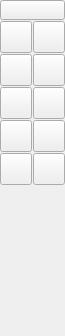
<?xml version="1.0" encoding="UTF-8"?>
<ui version="4.0">
 <class>QG_CadToolBarCircles</class>
 <widget class="QWidget" name="QG_CadToolBarCircles">
  <property name="geometry">
   <rect>
    <x>0</x>
    <y>0</y>
    <width>65</width>
    <height>336</height>
   </rect>
  </property>
  <property name="sizePolicy">
   <sizepolicy hsizetype="Fixed" vsizetype="Minimum">
    <horstretch>0</horstretch>
    <verstretch>0</verstretch>
   </sizepolicy>
  </property>
  <property name="minimumSize">
   <size>
    <width>65</width>
    <height>336</height>
   </size>
  </property>
  <property name="windowTitle">
   <string>Circles</string>
  </property>
  <widget class="QToolButton" name="bBack">
   <property name="geometry">
    <rect>
     <x>0</x>
     <y>0</y>
     <width>65</width>
     <height>20</height>
    </rect>
   </property>
   <property name="maximumSize">
    <size>
     <width>65</width>
     <height>20</height>
    </size>
   </property>
   <property name="toolTip">
    <string>Back to main menu</string>
   </property>
   <property name="text">
    <string/>
   </property>
   <property name="icon">
    <iconset resource="../../../res/extui/extui.qrc">
     <normaloff>:/extui/back.png</normaloff>:/extui/back.png</iconset>
   </property>
   <property name="iconSize">
    <size>
     <width>65</width>
     <height>20</height>
    </size>
   </property>
  </widget>
  <widget class="QToolButton" name="bCircle">
   <property name="geometry">
    <rect>
     <x>0</x>
     <y>21</y>
     <width>32</width>
     <height>32</height>
    </rect>
   </property>
   <property name="maximumSize">
    <size>
     <width>32</width>
     <height>32</height>
    </size>
   </property>
   <property name="toolTip">
    <string>Circle with center and point</string>
   </property>
   <property name="text">
    <string/>
   </property>
   <property name="icon">
    <iconset resource="../../../res/extui/extui.qrc">
     <normaloff>:/extui/circles.png</normaloff>:/extui/circles.png</iconset>
   </property>
   <property name="iconSize">
    <size>
     <width>32</width>
     <height>32</height>
    </size>
   </property>
   <property name="checkable">
    <bool>true</bool>
   </property>
   <property name="autoExclusive">
    <bool>true</bool>
   </property>
  </widget>
  <widget class="QToolButton" name="bCircleCR">
   <property name="geometry">
    <rect>
     <x>33</x>
     <y>21</y>
     <width>32</width>
     <height>32</height>
    </rect>
   </property>
   <property name="maximumSize">
    <size>
     <width>32</width>
     <height>32</height>
    </size>
   </property>
   <property name="toolTip">
    <string>Circle with center and radius</string>
   </property>
   <property name="text">
    <string/>
   </property>
   <property name="icon">
    <iconset resource="../../../res/extui/extui.qrc">
     <normaloff>:/extui/circle_3pts-5.png</normaloff>:/extui/circle_3pts-5.png</iconset>
   </property>
   <property name="iconSize">
    <size>
     <width>24</width>
     <height>24</height>
    </size>
   </property>
   <property name="checkable">
    <bool>true</bool>
   </property>
   <property name="autoExclusive">
    <bool>true</bool>
   </property>
  </widget>
  <widget class="QToolButton" name="bCircle2P">
   <property name="geometry">
    <rect>
     <x>0</x>
     <y>54</y>
     <width>32</width>
     <height>32</height>
    </rect>
   </property>
   <property name="maximumSize">
    <size>
     <width>32</width>
     <height>32</height>
    </size>
   </property>
   <property name="toolTip">
    <string>Circle with two opposite points</string>
   </property>
   <property name="text">
    <string/>
   </property>
   <property name="icon">
    <iconset resource="../../../res/extui/extui.qrc">
     <normaloff>:/extui/circles2p.png</normaloff>:/extui/circles2p.png</iconset>
   </property>
   <property name="iconSize">
    <size>
     <width>32</width>
     <height>32</height>
    </size>
   </property>
   <property name="checkable">
    <bool>true</bool>
   </property>
   <property name="autoExclusive">
    <bool>true</bool>
   </property>
  </widget>
  <widget class="QToolButton" name="bCircle3P">
   <property name="geometry">
    <rect>
     <x>33</x>
     <y>54</y>
     <width>32</width>
     <height>32</height>
    </rect>
   </property>
   <property name="maximumSize">
    <size>
     <width>32</width>
     <height>32</height>
    </size>
   </property>
   <property name="toolTip">
    <string>Circle with three points</string>
   </property>
   <property name="text">
    <string/>
   </property>
   <property name="icon">
    <iconset resource="../../../res/extui/extui.qrc">
     <normaloff>:/extui/circle_3pts.png</normaloff>:/extui/circle_3pts.png</iconset>
   </property>
   <property name="iconSize">
    <size>
     <width>24</width>
     <height>24</height>
    </size>
   </property>
   <property name="checkable">
    <bool>true</bool>
   </property>
   <property name="autoExclusive">
    <bool>true</bool>
   </property>
  </widget>
  <widget class="QToolButton" name="bCircleParallel">
   <property name="geometry">
    <rect>
     <x>0</x>
     <y>87</y>
     <width>32</width>
     <height>32</height>
    </rect>
   </property>
   <property name="maximumSize">
    <size>
     <width>32</width>
     <height>32</height>
    </size>
   </property>
   <property name="toolTip">
    <string>Concentric</string>
   </property>
   <property name="text">
    <string/>
   </property>
   <property name="icon">
    <iconset resource="../../../res/extui/extui.qrc">
     <normaloff>:/extui/circlespara.png</normaloff>:/extui/circlespara.png</iconset>
   </property>
   <property name="iconSize">
    <size>
     <width>32</width>
     <height>32</height>
    </size>
   </property>
   <property name="checkable">
    <bool>true</bool>
   </property>
   <property name="autoExclusive">
    <bool>true</bool>
   </property>
  </widget>
  <widget class="QToolButton" name="bHidden">
   <property name="geometry">
    <rect>
     <x>0</x>
     <y>336</y>
     <width>0</width>
     <height>0</height>
    </rect>
   </property>
   <property name="maximumSize">
    <size>
     <width>0</width>
     <height>0</height>
    </size>
   </property>
   <property name="toolTip">
    <string>Concentric</string>
   </property>
   <property name="text">
    <string notr="true"/>
   </property>
   <property name="iconSize">
    <size>
     <width>0</width>
     <height>0</height>
    </size>
   </property>
   <property name="checkable">
    <bool>true</bool>
   </property>
   <property name="autoExclusive">
    <bool>true</bool>
   </property>
  </widget>
  <widget class="QToolButton" name="bCircleInscribe">
   <property name="geometry">
    <rect>
     <x>33</x>
     <y>87</y>
     <width>32</width>
     <height>32</height>
    </rect>
   </property>
   <property name="maximumSize">
    <size>
     <width>32</width>
     <height>32</height>
    </size>
   </property>
   <property name="toolTip">
    <string>&lt;!DOCTYPE HTML PUBLIC &quot;-//W3C//DTD HTML 4.0//EN&quot; &quot;http://www.w3.org/TR/REC-html40/strict.dtd&quot;&gt;
&lt;html&gt;&lt;head&gt;&lt;meta name=&quot;qrichtext&quot; content=&quot;1&quot; /&gt;&lt;style type=&quot;text/css&quot;&gt;
p, li { white-space: pre-wrap; }
&lt;/style&gt;&lt;/head&gt;&lt;body style=&quot; font-family:'Sans'; font-size:8pt; font-weight:400; font-style:normal;&quot;&gt;
&lt;p style=&quot; margin-top:0px; margin-bottom:0px; margin-left:0px; margin-right:0px; -qt-block-indent:0; text-indent:0px;&quot;&gt;&lt;span style=&quot; font-family:'Sans Serif'; font-size:9pt;&quot;&gt;Draw Circle inscribed in a triangle, &lt;/span&gt;&lt;span style=&quot; font-family:'Sans Serif'; font-size:9pt; font-style:italic;&quot;&gt;i.e.&lt;/span&gt;&lt;span style=&quot; font-family:'Sans Serif'; font-size:9pt;&quot;&gt;, tangential to 3 lines. Please use the newer feature &amp;quot;Circle Tangential 3&amp;quot; instead.&lt;/span&gt;&lt;/p&gt;&lt;/body&gt;&lt;/html&gt;</string>
   </property>
   <property name="text">
    <string/>
   </property>
   <property name="icon">
    <iconset resource="../../../res/extui/extui.qrc">
     <normaloff>:/extui/circleinscribe.png</normaloff>:/extui/circleinscribe.png</iconset>
   </property>
   <property name="iconSize">
    <size>
     <width>32</width>
     <height>32</height>
    </size>
   </property>
   <property name="checkable">
    <bool>true</bool>
   </property>
   <property name="autoExclusive">
    <bool>true</bool>
   </property>
  </widget>
  <widget class="QToolButton" name="bCircleTan2">
   <property name="geometry">
    <rect>
     <x>0</x>
     <y>120</y>
     <width>32</width>
     <height>32</height>
    </rect>
   </property>
   <property name="maximumSize">
    <size>
     <width>32</width>
     <height>32</height>
    </size>
   </property>
   <property name="toolTip">
    <string>&lt;!DOCTYPE HTML PUBLIC &quot;-//W3C//DTD HTML 4.0//EN&quot; &quot;http://www.w3.org/TR/REC-html40/strict.dtd&quot;&gt;
&lt;html&gt;&lt;head&gt;&lt;meta name=&quot;qrichtext&quot; content=&quot;1&quot; /&gt;&lt;style type=&quot;text/css&quot;&gt;
p, li { white-space: pre-wrap; }
&lt;/style&gt;&lt;/head&gt;&lt;body style=&quot; font-family:'Sans'; font-size:9pt; font-weight:400; font-style:normal;&quot;&gt;
&lt;p style=&quot; margin-top:0px; margin-bottom:0px; margin-left:0px; margin-right:0px; -qt-block-indent:0; text-indent:0px;&quot;&gt;&lt;span style=&quot; font-family:'Sans Serif';&quot;&gt;Draw a tangential Circle of two circles, given the radius&lt;/span&gt;&lt;/p&gt;&lt;/body&gt;&lt;/html&gt;</string>
   </property>
   <property name="text">
    <string/>
   </property>
   <property name="icon">
    <iconset resource="../../../res/extui/extui.qrc">
     <normaloff>:/extui/circletan2.png</normaloff>:/extui/circletan2.png</iconset>
   </property>
   <property name="iconSize">
    <size>
     <width>32</width>
     <height>32</height>
    </size>
   </property>
   <property name="checkable">
    <bool>true</bool>
   </property>
   <property name="autoExclusive">
    <bool>true</bool>
   </property>
  </widget>
  <widget class="QToolButton" name="bCircleTan3">
   <property name="geometry">
    <rect>
     <x>33</x>
     <y>153</y>
     <width>32</width>
     <height>32</height>
    </rect>
   </property>
   <property name="maximumSize">
    <size>
     <width>32</width>
     <height>32</height>
    </size>
   </property>
   <property name="toolTip">
    <string>&lt;!DOCTYPE HTML PUBLIC &quot;-//W3C//DTD HTML 4.0//EN&quot; &quot;http://www.w3.org/TR/REC-html40/strict.dtd&quot;&gt;
&lt;html&gt;&lt;head&gt;&lt;meta name=&quot;qrichtext&quot; content=&quot;1&quot; /&gt;&lt;style type=&quot;text/css&quot;&gt;
p, li { white-space: pre-wrap; }
&lt;/style&gt;&lt;/head&gt;&lt;body style=&quot; font-family:'Sans'; font-size:10pt; font-weight:400; font-style:normal;&quot;&gt;
&lt;p style=&quot; margin-top:0px; margin-bottom:0px; margin-left:0px; margin-right:0px; -qt-block-indent:0; text-indent:0px;&quot;&gt;&lt;span style=&quot; font-family:'Sans Serif'; font-size:9pt;&quot;&gt;Draw a tangential Circle of three lines/arcs/circles&lt;/span&gt;&lt;/p&gt;&lt;/body&gt;&lt;/html&gt;</string>
   </property>
   <property name="text">
    <string/>
   </property>
   <property name="icon">
    <iconset resource="../../../res/extui/extui.qrc">
     <normaloff>:/extui/circletan3.png</normaloff>:/extui/circletan3.png</iconset>
   </property>
   <property name="iconSize">
    <size>
     <width>32</width>
     <height>32</height>
    </size>
   </property>
   <property name="checkable">
    <bool>true</bool>
   </property>
   <property name="autoExclusive">
    <bool>true</bool>
   </property>
  </widget>
  <widget class="QToolButton" name="bCircleTan1_2P">
   <property name="geometry">
    <rect>
     <x>0</x>
     <y>153</y>
     <width>32</width>
     <height>32</height>
    </rect>
   </property>
   <property name="maximumSize">
    <size>
     <width>32</width>
     <height>32</height>
    </size>
   </property>
   <property name="toolTip">
    <string>&lt;!DOCTYPE HTML PUBLIC &quot;-//W3C//DTD HTML 4.0//EN&quot; &quot;http://www.w3.org/TR/REC-html40/strict.dtd&quot;&gt;
&lt;html&gt;&lt;head&gt;&lt;meta name=&quot;qrichtext&quot; content=&quot;1&quot; /&gt;&lt;style type=&quot;text/css&quot;&gt;
p, li { white-space: pre-wrap; }
&lt;/style&gt;&lt;/head&gt;&lt;body style=&quot; font-family:'Sans'; font-size:9pt; font-weight:400; font-style:normal;&quot;&gt;
&lt;p style=&quot; margin-top:0px; margin-bottom:0px; margin-left:0px; margin-right:0px; -qt-block-indent:0; text-indent:0px;&quot;&gt;&lt;span style=&quot; font-family:'Sans Serif';&quot;&gt;Draw a tangential Circle of a circle, passing two given points&lt;/span&gt;&lt;/p&gt;&lt;/body&gt;&lt;/html&gt;</string>
   </property>
   <property name="text">
    <string/>
   </property>
   <property name="icon">
    <iconset resource="../../../res/extui/extui.qrc">
     <normaloff>:/extui/circletan1_2p.png</normaloff>:/extui/circletan1_2p.png</iconset>
   </property>
   <property name="iconSize">
    <size>
     <width>32</width>
     <height>32</height>
    </size>
   </property>
   <property name="checkable">
    <bool>true</bool>
   </property>
   <property name="autoExclusive">
    <bool>true</bool>
   </property>
  </widget>
  <widget class="QToolButton" name="bCircleTan2_1P">
   <property name="geometry">
    <rect>
     <x>33</x>
     <y>120</y>
     <width>32</width>
     <height>32</height>
    </rect>
   </property>
   <property name="maximumSize">
    <size>
     <width>32</width>
     <height>32</height>
    </size>
   </property>
   <property name="toolTip">
    <string>&lt;!DOCTYPE HTML PUBLIC &quot;-//W3C//DTD HTML 4.0//EN&quot; &quot;http://www.w3.org/TR/REC-html40/strict.dtd&quot;&gt;
&lt;html&gt;&lt;head&gt;&lt;meta name=&quot;qrichtext&quot; content=&quot;1&quot; /&gt;&lt;style type=&quot;text/css&quot;&gt;
p, li { white-space: pre-wrap; }
&lt;/style&gt;&lt;/head&gt;&lt;body style=&quot; font-family:'Sans'; font-size:9pt; font-weight:400; font-style:normal;&quot;&gt;
&lt;p style=&quot; margin-top:0px; margin-bottom:0px; margin-left:0px; margin-right:0px; -qt-block-indent:0; text-indent:0px;&quot;&gt;&lt;span style=&quot; font-family:'Sans Serif';&quot;&gt;Draw a tangential Circle of two circles, passing a given point&lt;/span&gt;&lt;/p&gt;&lt;/body&gt;&lt;/html&gt;</string>
   </property>
   <property name="text">
    <string/>
   </property>
   <property name="icon">
    <iconset resource="../../../res/extui/extui.qrc">
     <normaloff>:/extui/circletan2_1p.png</normaloff>:/extui/circletan2_1p.png</iconset>
   </property>
   <property name="iconSize">
    <size>
     <width>32</width>
     <height>32</height>
    </size>
   </property>
   <property name="checkable">
    <bool>true</bool>
   </property>
   <property name="autoExclusive">
    <bool>true</bool>
   </property>
  </widget>
 </widget>
 <layoutdefault spacing="6" margin="11"/>
 <tabstops>
  <tabstop>bBack</tabstop>
  <tabstop>bCircle</tabstop>
  <tabstop>bCircleCR</tabstop>
  <tabstop>bCircle2P</tabstop>
  <tabstop>bCircle3P</tabstop>
  <tabstop>bCircleParallel</tabstop>
 </tabstops>
 <resources>
  <include location="../../../res/extui/extui.qrc"/>
 </resources>
 <connections>
  <connection>
   <sender>bCircle</sender>
   <signal>clicked()</signal>
   <receiver>QG_CadToolBarCircles</receiver>
   <slot>drawCircle()</slot>
   <hints>
    <hint type="sourcelabel">
     <x>20</x>
     <y>20</y>
    </hint>
    <hint type="destinationlabel">
     <x>20</x>
     <y>20</y>
    </hint>
   </hints>
  </connection>
  <connection>
   <sender>bCircleCR</sender>
   <signal>clicked()</signal>
   <receiver>QG_CadToolBarCircles</receiver>
   <slot>drawCircleCR()</slot>
   <hints>
    <hint type="sourcelabel">
     <x>53</x>
     <y>40</y>
    </hint>
    <hint type="destinationlabel">
     <x>20</x>
     <y>20</y>
    </hint>
   </hints>
  </connection>
  <connection>
   <sender>bCircle2P</sender>
   <signal>clicked()</signal>
   <receiver>QG_CadToolBarCircles</receiver>
   <slot>drawCircle2P()</slot>
   <hints>
    <hint type="sourcelabel">
     <x>20</x>
     <y>80</y>
    </hint>
    <hint type="destinationlabel">
     <x>20</x>
     <y>20</y>
    </hint>
   </hints>
  </connection>
  <connection>
   <sender>bCircle3P</sender>
   <signal>clicked()</signal>
   <receiver>QG_CadToolBarCircles</receiver>
   <slot>drawCircle3P()</slot>
   <hints>
    <hint type="sourcelabel">
     <x>53</x>
     <y>80</y>
    </hint>
    <hint type="destinationlabel">
     <x>20</x>
     <y>20</y>
    </hint>
   </hints>
  </connection>
  <connection>
   <sender>bCircleParallel</sender>
   <signal>clicked()</signal>
   <receiver>QG_CadToolBarCircles</receiver>
   <slot>drawCircleParallel()</slot>
   <hints>
    <hint type="sourcelabel">
     <x>20</x>
     <y>120</y>
    </hint>
    <hint type="destinationlabel">
     <x>20</x>
     <y>20</y>
    </hint>
   </hints>
  </connection>
  <connection>
   <sender>bCircleInscribe</sender>
   <signal>clicked()</signal>
   <receiver>QG_CadToolBarCircles</receiver>
   <slot>drawCircleInscribe()</slot>
   <hints>
    <hint type="sourcelabel">
     <x>48</x>
     <y>102</y>
    </hint>
    <hint type="destinationlabel">
     <x>32</x>
     <y>167</y>
    </hint>
   </hints>
  </connection>
  <connection>
   <sender>bCircleTan2</sender>
   <signal>clicked()</signal>
   <receiver>QG_CadToolBarCircles</receiver>
   <slot>drawCircleTan2()</slot>
   <hints>
    <hint type="sourcelabel">
     <x>15</x>
     <y>135</y>
    </hint>
    <hint type="destinationlabel">
     <x>32</x>
     <y>167</y>
    </hint>
   </hints>
  </connection>
  <connection>
   <sender>bCircleTan3</sender>
   <signal>clicked()</signal>
   <receiver>QG_CadToolBarCircles</receiver>
   <slot>drawCircleTan3()</slot>
   <hints>
    <hint type="sourcelabel">
     <x>48</x>
     <y>135</y>
    </hint>
    <hint type="destinationlabel">
     <x>32</x>
     <y>167</y>
    </hint>
   </hints>
  </connection>
  <connection>
   <sender>bCircleTan1_2P</sender>
   <signal>clicked()</signal>
   <receiver>QG_CadToolBarCircles</receiver>
   <slot>drawCircle1_2P()</slot>
   <hints>
    <hint type="sourcelabel">
     <x>15</x>
     <y>168</y>
    </hint>
    <hint type="destinationlabel">
     <x>32</x>
     <y>167</y>
    </hint>
   </hints>
  </connection>
  <connection>
   <sender>bCircleTan2_1P</sender>
   <signal>clicked()</signal>
   <receiver>QG_CadToolBarCircles</receiver>
   <slot>drawCircle2_1P()</slot>
   <hints>
    <hint type="sourcelabel">
     <x>48</x>
     <y>135</y>
    </hint>
    <hint type="destinationlabel">
     <x>32</x>
     <y>167</y>
    </hint>
   </hints>
  </connection>
 </connections>
</ui>
